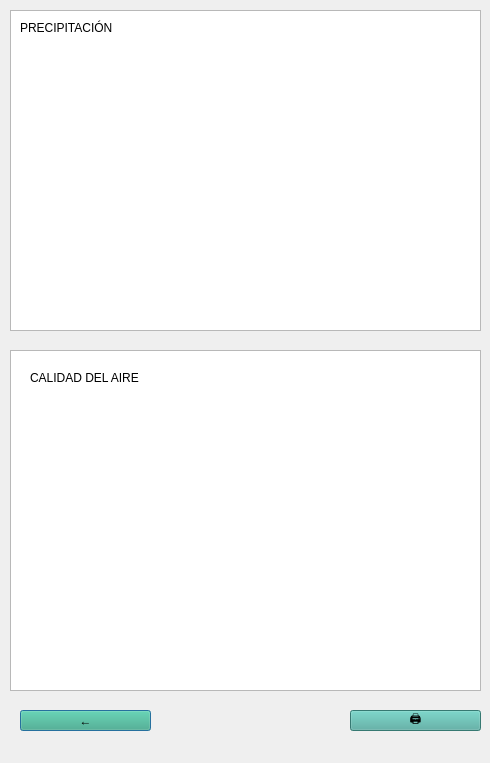
<?xml version="1.0" encoding="UTF-8"?>
<ui version="4.0">
 <class>CuartaHoja</class>
 <widget class="QDialog" name="CuartaHoja">
  <property name="geometry">
   <rect>
    <x>0</x>
    <y>0</y>
    <width>490</width>
    <height>763</height>
   </rect>
  </property>
  <property name="windowTitle">
   <string>Dialog</string>
  </property>
  <widget class="QLabel" name="label_10">
   <property name="geometry">
    <rect>
     <x>0</x>
     <y>0</y>
     <width>491</width>
     <height>761</height>
    </rect>
   </property>
   <property name="text">
    <string/>
   </property>
   <property name="pixmap">
    <pixmap>source/fondos.png</pixmap>
   </property>
   <property name="scaledContents">
    <bool>true</bool>
   </property>
  </widget>
  <widget class="QListView" name="Precipitacion">
   <property name="geometry">
    <rect>
     <x>10</x>
     <y>10</y>
     <width>471</width>
     <height>321</height>
    </rect>
   </property>
   <property name="styleSheet">
    <string notr="true">border-right-color: rgb(85, 170, 127);</string>
   </property>
  </widget>
  <widget class="QLabel" name="TextoPrecipitacion">
   <property name="geometry">
    <rect>
     <x>20</x>
     <y>20</y>
     <width>161</width>
     <height>16</height>
    </rect>
   </property>
   <property name="styleSheet">
    <string notr="true">font: 75 14pt &quot;Times New Roman&quot;;</string>
   </property>
   <property name="text">
    <string>PRECIPITACIÓN</string>
   </property>
  </widget>
  <widget class="QListView" name="CalidadAire">
   <property name="geometry">
    <rect>
     <x>10</x>
     <y>350</y>
     <width>471</width>
     <height>341</height>
    </rect>
   </property>
  </widget>
  <widget class="QLabel" name="TextoCalidad">
   <property name="geometry">
    <rect>
     <x>30</x>
     <y>370</y>
     <width>171</width>
     <height>16</height>
    </rect>
   </property>
   <property name="styleSheet">
    <string notr="true">font: 75 16pt &quot;MS Shell Dlg 2&quot;;
font: 14pt &quot;Times New Roman&quot;;</string>
   </property>
   <property name="text">
    <string>CALIDAD DEL AIRE</string>
   </property>
  </widget>
  <widget class="QPushButton" name="BotonRegresar">
   <property name="geometry">
    <rect>
     <x>20</x>
     <y>710</y>
     <width>131</width>
     <height>21</height>
    </rect>
   </property>
   <property name="styleSheet">
    <string notr="true">background-color: rgb(59, 170, 128);</string>
   </property>
   <property name="text">
    <string>←</string>
   </property>
  </widget>
  <widget class="QPushButton" name="Imprimir">
   <property name="geometry">
    <rect>
     <x>350</x>
     <y>710</y>
     <width>131</width>
     <height>21</height>
    </rect>
   </property>
   <property name="styleSheet">
    <string notr="true">background-color: rgb(76, 170, 159);
background-color: rgb(58, 170, 124);
background-color: rgb(76, 170, 159);
</string>
   </property>
   <property name="text">
    <string>🖨</string>
   </property>
  </widget>
 </widget>
 <resources/>
 <connections/>
</ui>
